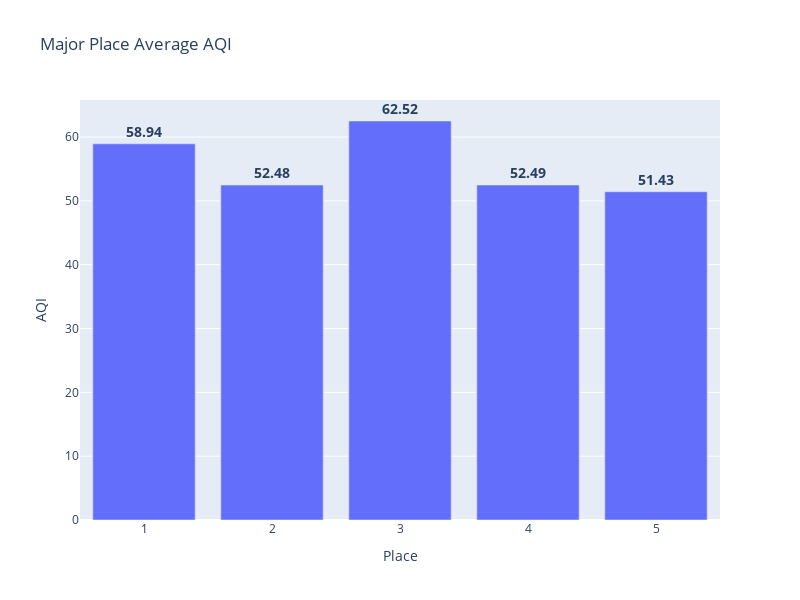

The cell this chart's notebook holds for it:
### Code cell
# 각 장소별 평균 AQI 계산
avg_aqi = df_resampled.groupby('Place')['AQI'].mean().reset_index()

# Bar plot 생성
fig = px.bar(avg_aqi, x='Place', y='AQI', text=avg_aqi['AQI'].round(2).apply(lambda x: f'<b>{x}</b>'), 
             title='Major Place Average AQI')

# 막대 위에 수치 표시
fig.update_traces(textposition='outside', textfont=dict(size=14))
fig.update_layout(width=800, height=600)

fig.show()

### Figure 1 — Plotly figure (JSON) as saved in the notebook; plotly's stock layout.template omitted (floating-point values rounded to 4 significant figures)
{"data": [{"alignmentgroup": "True", "hovertemplate": "Place=%{x}<br>AQI=%{y}<br>text=%{text}<extra></extra>", "legendgroup": "", "marker": {"color": "#636efa", "pattern": {"shape": ""}}, "name": "", "offsetgroup": "", "orientation": "v", "showlegend": false, "text": ["<b>58.94</b>", "<b>52.48</b>", "<b>62.52</b>", "<b>52.49</b>", "<b>51.43</b>"], "textfont": {"size": 14}, "textposition": "outside", "type": "bar", "x": [1, 2, 3, 4, 5], "xaxis": "x", "y": [58.94, 52.48, 62.52, 52.49, 51.43], "yaxis": "y"}], "layout": {"barmode": "relative", "height": 600, "legend": {"tracegroupgap": 0}, "title": {"text": "Major Place Average AQI"}, "width": 800, "xaxis": {"anchor": "y", "domain": [0, 1], "title": {"text": "Place"}}, "yaxis": {"anchor": "x", "domain": [0, 1], "title": {"text": "AQI"}}}}
